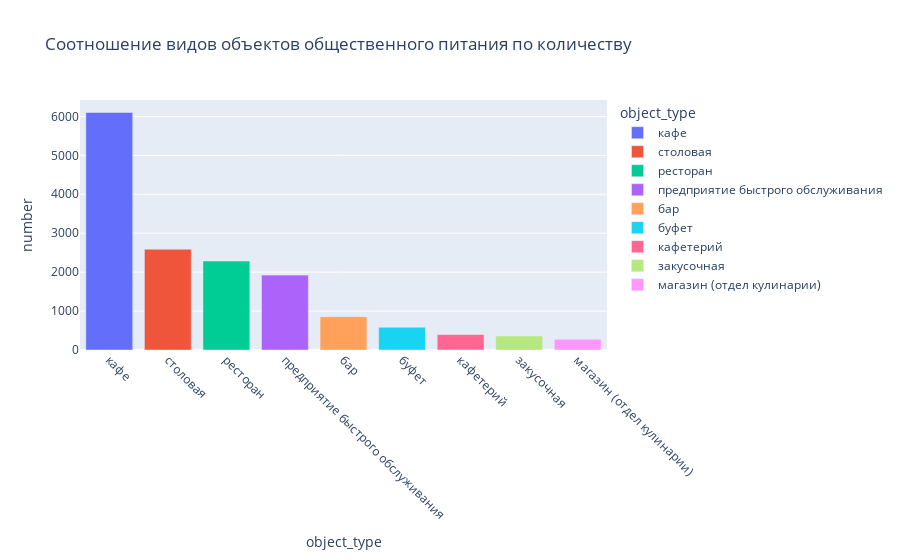

This figure's notebook cell:
### Code cell
type_and_number
fig = px.bar(type_and_number, x="object_type", y="number",  color='object_type', title='Cоотношение видов объектов общественного питания по количеству')
fig.update_xaxes(tickangle=45)
fig.show()

### Figure 1 — Plotly figure (JSON) as saved in the notebook; plotly's stock layout.template omitted (floating-point values rounded to 4 significant figures)
{"data": [{"alignmentgroup": "True", "hovertemplate": "object_type=%{x}<br>number=%{y}<extra></extra>", "legendgroup": "кафе", "marker": {"color": "#636efa"}, "name": "кафе", "offsetgroup": "кафе", "orientation": "v", "showlegend": true, "textposition": "auto", "type": "bar", "x": ["кафе"], "xaxis": "x", "y": [6099], "yaxis": "y"}, {"alignmentgroup": "True", "hovertemplate": "object_type=%{x}<br>number=%{y}<extra></extra>", "legendgroup": "столовая", "marker": {"color": "#EF553B"}, "name": "столовая", "offsetgroup": "столовая", "orientation": "v", "showlegend": true, "textposition": "auto", "type": "bar", "x": ["столовая"], "xaxis": "x", "y": [2587], "yaxis": "y"}, {"alignmentgroup": "True", "hovertemplate": "object_type=%{x}<br>number=%{y}<extra></extra>", "legendgroup": "ресторан", "marker": {"color": "#00cc96"}, "name": "ресторан", "offsetgroup": "ресторан", "orientation": "v", "showlegend": true, "textposition": "auto", "type": "bar", "x": ["ресторан"], "xaxis": "x", "y": [2285], "yaxis": "y"}, {"alignmentgroup": "True", "hovertemplate": "object_type=%{x}<br>number=%{y}<extra></extra>", "legendgroup": "предприятие быстрого обслуживания", "marker": {"color": "#ab63fa"}, "name": "предприятие быстрого обслуживания", "offsetgroup": "предприятие быстрого обслуживания", "orientation": "v", "showlegend": true, "textposition": "auto", "type": "bar", "x": ["предприятие быстрого обслуживания"], "xaxis": "x", "y": [1923], "yaxis": "y"}, {"alignmentgroup": "True", "hovertemplate": "object_type=%{x}<br>number=%{y}<extra></extra>", "legendgroup": "бар", "marker": {"color": "#FFA15A"}, "name": "бар", "offsetgroup": "бар", "orientation": "v", "showlegend": true, "textposition": "auto", "type": "bar", "x": ["бар"], "xaxis": "x", "y": [856], "yaxis": "y"}, {"alignmentgroup": "True", "hovertemplate": "object_type=%{x}<br>number=%{y}<extra></extra>", "legendgroup": "буфет", "marker": {"color": "#19d3f3"}, "name": "буфет", "offsetgroup": "буфет", "orientation": "v", "showlegend": true, "textposition": "auto", "type": "bar", "x": ["буфет"], "xaxis": "x", "y": [585], "yaxis": "y"}, {"alignmentgroup": "True", "hovertemplate": "object_type=%{x}<br>number=%{y}<extra></extra>", "legendgroup": "кафетерий", "marker": {"color": "#FF6692"}, "name": "кафетерий", "offsetgroup": "кафетерий", "orientation": "v", "showlegend": true, "textposition": "auto", "type": "bar", "x": ["кафетерий"], "xaxis": "x", "y": [398], "yaxis": "y"}, {"alignmentgroup": "True", "hovertemplate": "object_type=%{x}<br>number=%{y}<extra></extra>", "legendgroup": "закусочная", "marker": {"color": "#B6E880"}, "name": "закусочная", "offsetgroup": "закусочная", "orientation": "v", "showlegend": true, "textposition": "auto", "type": "bar", "x": ["закусочная"], "xaxis": "x", "y": [360], "yaxis": "y"}, {"alignmentgroup": "True", "hovertemplate": "object_type=%{x}<br>number=%{y}<extra></extra>", "legendgroup": "магазин (отдел кулинарии)", "marker": {"color": "#FF97FF"}, "name": "магазин (отдел кулинарии)", "offsetgroup": "магазин (отдел кулинарии)", "orientation": "v", "showlegend": true, "textposition": "auto", "type": "bar", "x": ["магазин (отдел кулинарии)"], "xaxis": "x", "y": [273], "yaxis": "y"}], "layout": {"barmode": "relative", "legend": {"title": {"text": "object_type"}, "tracegroupgap": 0}, "title": {"text": "Cоотношение видов объектов общественного питания по количеству"}, "xaxis": {"anchor": "y", "categoryarray": ["кафе", "столовая", "ресторан", "предприятие быстрого обслуживания", "бар", "буфет", "кафетерий", "закусочная", "магазин (отдел кулинарии)"], "categoryorder": "array", "domain": [0, 1], "tickangle": 45, "title": {"text": "object_type"}}, "yaxis": {"anchor": "x", "domain": [0, 1], "title": {"text": "number"}}}}
